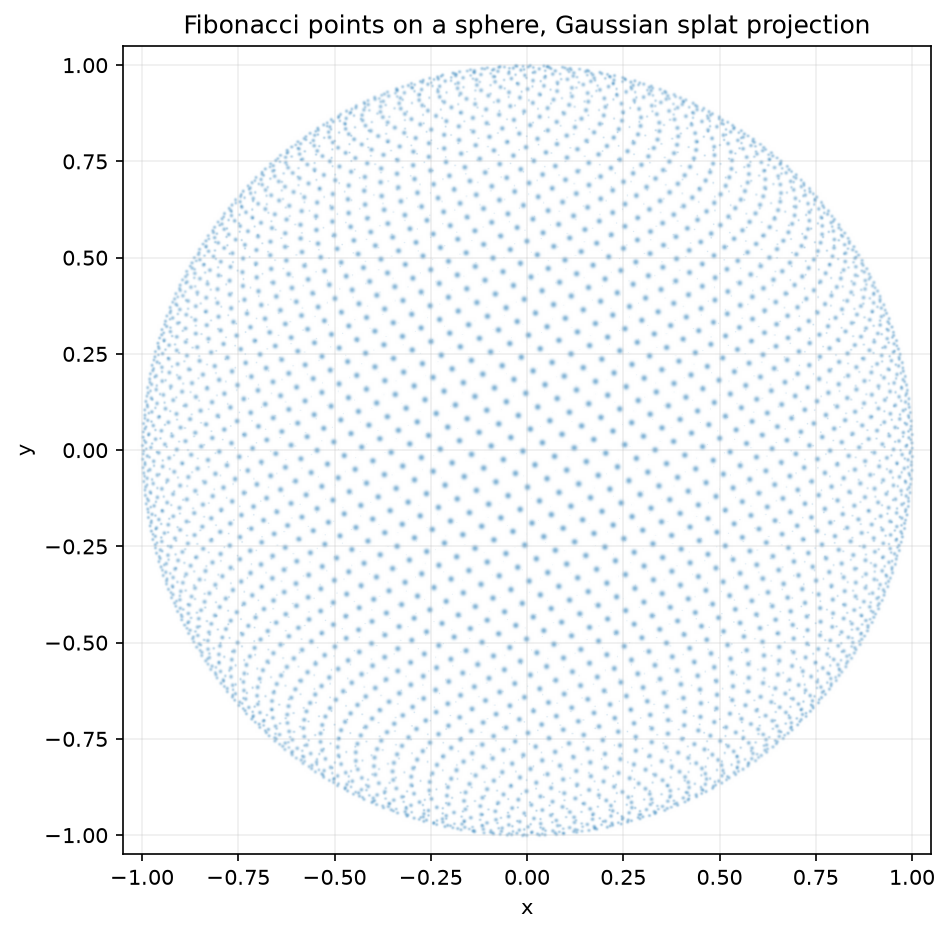

Write the Python code that produced this figure.
"""Render Fibonacci-sphere points as Gaussian splats in a raster image.

Run with:
    python splat_points.py

Unlike a vector point plot, each point paints a small soft Gaussian blob into
an image array. The accumulated image has a grainy, photographic feel.
"""

from pathlib import Path

import matplotlib.pyplot as plt
import numpy as np
from matplotlib.colors import to_rgb


OUTPUT_DIR = Path(__file__).resolve().parent
GOLDEN_ANGLE = np.pi * (3.0 - np.sqrt(5.0))
POINT_COUNT = 5_000
IMAGE_SIZE = 800


def fibonacci_surface(n: int) -> tuple[np.ndarray, np.ndarray, np.ndarray]:
    i = np.arange(n, dtype=float) + 0.5
    y = 1.0 - 2.0 * i / n
    ring = np.sqrt(1.0 - y * y)
    theta = GOLDEN_ANGLE * i
    x = ring * np.cos(theta)
    z = ring * np.sin(theta)
    return x, y, z


def add_splat(
    image: np.ndarray,
    px: float,
    py: float,
    radius: float,
    strength: float,
) -> None:
    """Paint one Gaussian blob into a floating-point image array."""
    extent = max(1, int(np.ceil(radius * 3.0)))
    center_x = int(round(px))
    center_y = int(round(py))
    left = max(0, center_x - extent)
    right = min(image.shape[1], center_x + extent + 1)
    top = max(0, center_y - extent)
    bottom = min(image.shape[0], center_y + extent + 1)

    if left >= right or top >= bottom:
        return

    yy, xx = np.mgrid[top:bottom, left:right]
    distance_squared = (xx - px) ** 2 + (yy - py) ** 2
    sigma_squared = max(radius * radius, 0.08)
    image[top:bottom, left:right] += strength * np.exp(
        -distance_squared / (2.0 * sigma_squared)
    )


def main() -> None:
    x, y, z = fibonacci_surface(POINT_COUNT)
    canvas = np.zeros((IMAGE_SIZE, IMAGE_SIZE), dtype=np.float32)

    # Match fib_spiral_sphere.py's unit-circle plot limits.
    sphere_radius = IMAGE_SIZE / (2.0 * 1.05)
    center = IMAGE_SIZE * 0.5
    front = (z + 1.0) * 0.5

    for point_x, point_y, point_front in zip(x, y, front):
        screen_x = center + point_x * sphere_radius
        screen_y = center - point_y * sphere_radius
        point_radius = 0.35 + 1.5 * point_front
        strength = 0.08 + 0.85 * point_front
        add_splat(canvas, screen_x, screen_y, point_radius, strength)

    # Compress accumulated brightness so overlapping splats retain detail.
    image = 1.0 - np.exp(-canvas * 0.9)
    image = np.clip(image, 0.0, 1.0)

    # Blend tab:blue splats over a white background.
    blue = np.array(to_rgb("tab:blue"), dtype=np.float32)
    rgb = 1.0 - image[..., None] * (1.0 - blue)

    figure, axis = plt.subplots(figsize=(7, 7), facecolor="white")
    axis.imshow(
        rgb,
        extent=(-1.05, 1.05, -1.05, 1.05),
        origin="upper",
    )
    axis.set_aspect("equal", adjustable="box")
    axis.set_xlim(-1.05, 1.05)
    axis.set_ylim(-1.05, 1.05)
    axis.set_title("Fibonacci points on a sphere, Gaussian splat projection")
    axis.set_xlabel("x")
    axis.set_ylabel("y")
    axis.grid(True, alpha=0.2)
    output_path = OUTPUT_DIR / "splat_points.png"
    figure.savefig(
        output_path,
        dpi=150,
        bbox_inches="tight",
        facecolor="white",
    )
    print(f"Saved {output_path}")
    plt.show()


if __name__ == "__main__":
    main()
